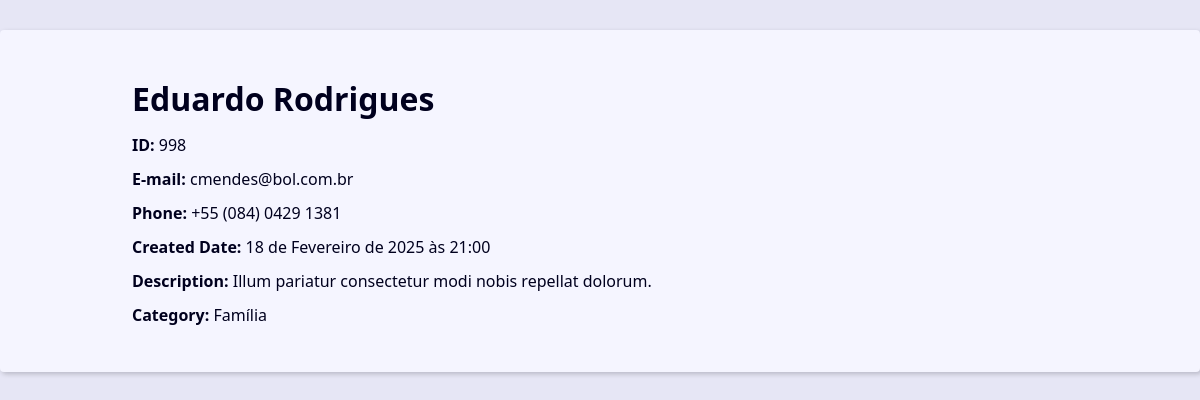
Screenshot of /998/ with the database file from the repository.
### contact/models.py (models this page shows, shortened)
class Contact(models.Model):
  first_name = models.CharField(max_length=50)
  last_name = models.CharField(max_length=50, blank=True)
  phone = models.CharField(max_length=50)
  email = models.EmailField(max_length=100, blank=True)
  create_date = models.DateTimeField(default=timezone.now)
  description = models.TextField(max_length=254, blank=True)
  show = models.BooleanField(default=True)
  picture = models.ImageField(blank=True, upload_to='pictures/%Y/%m')
  category = models.ForeignKey(Category, on_delete=models.SET_NULL, blank=True, null=True)
  owner = models.ForeignKey(User, on_delete=models.SET_NULL, blank=True, null=True)

class Category(models.Model):
  class Meta:
    verbose_name = 'Category'
    verbose_name_plural = 'Categories'
  name = models.CharField(max_length=50)

### contact/views/contact_views.py (the view)
# urls.py: path('<int:contact_id>/', views.contact, name='contact'),
def contact(request, contact_id):
  single_contact = Contact.objects.filter(id=contact_id, show=True).first()
  if single_contact is None:
    raise Http404()
  context = {
    'contact': single_contact
  }
  return render(
    request,
    'contact/pages/contact.html',
    context,
  )

### contact/templates/contact/pages/contact.html
{% extends "global/base.html" %}
{% block content %}
  <div class="single-contact">
    <h1 class="single-contact-name">
      {{contact.first_name}} {{contact.last_name}}
    </h1>
    <p><b>ID: </b> {{contact.id}}</p>
    <p><b>E-mail: </b> {{contact.email}}</p>
    <p><b>Phone: </b> {{contact.phone}}</p>
    <p><b>Created Date: </b> {{contact.create_date}}</p>
    <p><b>Description: </b> {{contact.description}}</p>
    <p><b>Category: </b> {{contact.category.name}}</p>
  </div>
{% endblock content %}

### base_static/global/css/style.css (style rules this page uses)
:root { --spacing: 1.5rem; --link-dark-color: rgb(0, 83, 134); --link-light-color: rgb(156, 217, 255); --clr-white: rgb(245, 245, 255); --clr-black: rgb(0, 0, 30); --clr-light-gray: rgb(230, 230, 245); --clr-dark-shadow-5: rgba(0, 0, 10, 5%); --clr-dark-shadow-10: rgba(0, 0, 10, 10%); --clr-dark-shadow-20: rgba(0, 0, 10, 20%); --clr-light-shadow-5: rgba(200, 200, 255, 5%); --clr-light-shadow-10: rgba(200, 200, 255, 10%); --clr-light-shadow-20: rgba(200, 200, 255, 20%); --main-page-width: 120rem; --table-min-width: 60rem; --biggest-font-size: 5rem; --bigger-font-size: 4rem; --big-font-size: 3.2rem; --medium-font-size: 2.4rem; --small-font-size: 1.6rem; --smaller-font-size: 1.4rem; --smallest-font-size: 1.2rem; --transition-fast: 300ms; --transition-medium: 600ms; --transition-slow: 1s; --default-border-radius: 4px; }
*, *::before, *::after { margin: 0; padding: 0; box-sizing: border-box; }
html { font-size: 62.5%; }
body { font-family: system-ui, -apple-system, BlinkMacSystemFont, 'Segoe UI', Roboto, Oxygen, Ubuntu, Cantarell, 'Open Sans', 'Helvetica Neue', sans-serif; line-height: 1.5; font-size: var(--small-font-size); color: var(--clr-black); -webkit-font-smoothing: antialiased; background: var(--clr-light-gray); }
@media (min-width: 600px) { .single-contact { max-width: 80%; margin: calc(var(--spacing) * 2) auto; } }
.single-contact h1 { margin: 1rem 0; }
.single-contact p { margin: 1rem 0; }

### rows the page displays
Contact: first_name "Eduardo", last_name "Rodrigues", id "998", email "cmendes@bol.com.br", phone "+55 (084) 0429 1381", create_date "18 de Fevereiro de 2025 às 21:00", description "Illum pariatur consectetur modi nobis repellat dolorum.", category.name "Família"
